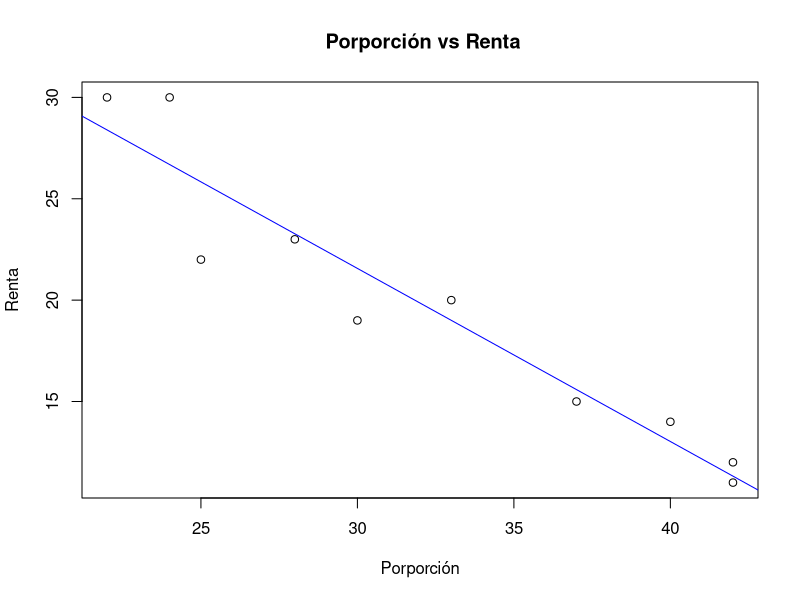

Generate this figure with R:
## ---- chunk 1

Porporción <- c(22, 24, 25, 28, 30, 33, 37, 40, 42, 42)

Renta <- c( 30, 30, 22, 23, 19, 20, 15, 14, 11, 12)

## ---- chunk 2

covarianzaPoblacional <- function(x,y){
  
  # contruccion de la tabla
  
  tabla <- cbind(x, y);
  
  # Promedios de la tabla
  promedios <- colMeans(tabla);
  
  # x*y
  
  tabla <- cbind(tabla, tabla[,1]*tabla[,2])
  colnames(tabla)[3] <- "x*y"
  
  #x'y'
  
  prom_xy <- promedios[1]*promedios[2]
  tabla <- cbind(tabla, tabla[,3]-prom_xy)
  
  #(x*y - x'y')
  
  colnames(tabla)[4] <- "(x*y - x'y')"
  
  # covarianza
  covarianza <- (sum(tabla[,4])/nrow(tabla))
  
  # Datos de retorno
  
  lista <- list(covarianza, tabla)
  names(lista) <- c("Sxy","tablaCovarianza")
  
  return (lista)
  
}

## ---- chunk 3

covarianza <- covarianzaPoblacional(Porporción, Renta);covarianza

## ---- chunk 4

correlacionPoblacional<- function(x,y,sxy){
  
  # Construccion de Tabla
  
  tabla <- cbind(x,y)
  
  # Desviacion estandar de x
  
  sx <- (x-mean(x))^2
  tabla <- cbind(tabla, sx)
  sx <- sqrt(sum(sx)/nrow(tabla))
  
  # Desviacion estandar de y
  
  sy <- (y-mean(y))^2
  tabla <- cbind(tabla, sy)
  sy <- sqrt(sum(sy)/nrow(tabla))
  
 
  # Correlacion 
  
  correlacion <- as.double(sxy)/(sx*sy)
  
  # Datos de retorno
  
  lista <- list(sx,sy,correlacion, tabla)
  
  names(lista) <- c("Sx","Sy","cor","tablaCorrelaciones")
  
  return(lista)
  
  
}
## ---- chunk 5

correlacion <- correlacionPoblacional(Porporción,Renta, covarianza[1]);correlacion

## ---- chunk 6

spearman <- function(x,y){
  
 
  
  # R(x)
  
  Rx <- order(x)
  tabla <- cbind(x,Rx)
  
  # Construction de la tabla
  
  tabla <- cbind( tabla , y)
  
  #R(y)
  
  Ry <- order(y)
  tabla <- cbind(tabla, Ry)
  
  # d
  
  d <- Rx - Ry
  tabla <- cbind(tabla, d)
  
  # d2
  
  d2 <- d^2
  tabla <- cbind(tabla,d2)
  

  # R
  
  n <- nrow(tabla)
  R <- n *((n^2)-1)
  R <- (6*sum(d2))/R
  R <- 1 - R
  
  
  # Valores de retorno
  
  lista <- list(R, tabla)
  names(lista) <- c("R", "TablaSpearman")
  
  
  return(lista)
  
}

## ---- chunk 7
coeficienteSpearman <- spearman(Porporción, Renta);coeficienteSpearman

## ---- chunk 8

plot(Porporción,Renta, main=" Porporción vs Renta")
abline(lm(Renta ~ Porporción), col="blue")

